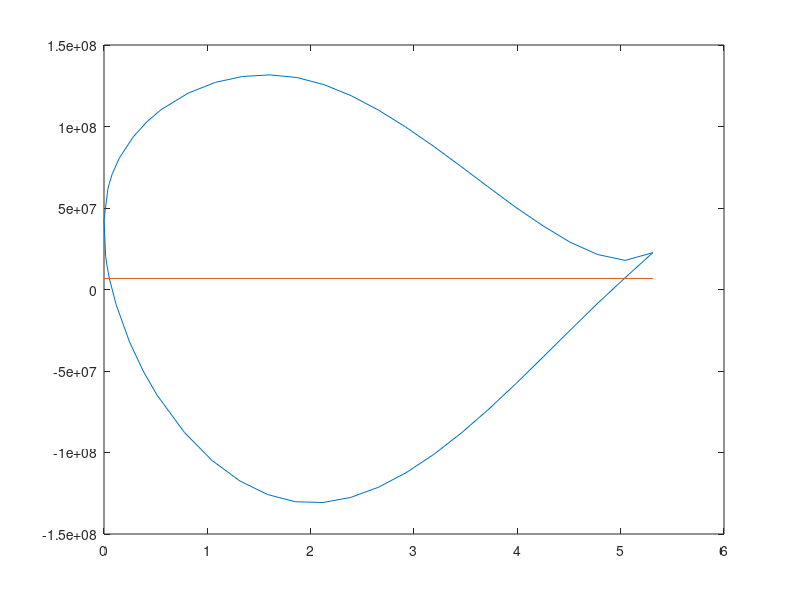

MATLAB code for this plot:
clc; clear all;
%%
load('loads.mat') ;
a=load('n63415-il.dat') ;
c=1.6190 ;
z=-a(:,1)*c*3.28084*0.01;
y= a(:,2)*c*3.28084*0.01;
spar1_ytop=0.1517*3.28084;
spar1_ybot=-0.08855*3.28084;
spar1_z=-0.3*c*3.28084;
spar2_ytop=0.09546*3.28084;
spar2_ybot=-0.031975*3.28084;
spar2_z=-0.7*c*3.28084;
b1=(spar1_ytop-spar1_ybot);
b2=(spar2_ytop-spar2_ybot);
%% thicknesses and Modulus
tw=0.004*3.28084;
tf=tw/2; 
tsc=0.002*3.28084;
hw1=(spar1_ytop-spar1_ybot-2*(tf+tsc));
hw2=(spar2_ytop-spar2_ybot-2*(tf+tsc));
E_al= 1.5351*10^9*32.1522;
E_steel= 4.2*10^9*32.1522;
E_star=E_steel/E_al;
ybar=[(spar1_ytop+spar1_ybot)/2,(spar2_ytop+spar2_ybot)/2];
zbar=[spar1_z,spar2_z];
%% Areas of individual parts
A1=[b1*tsc,b1*tsc,b1*tf,b1*tf,tw*hw1];
A2=[b2*tsc,b2*tsc,b2*tf,b2*tf,tw*hw2];
E=[E_steel,E_steel,E_al,E_al,E_al];
E_star_spar= (1/E_al).*E ;

%% finding spar centroid
A_star_i=[dot(A1,E_star_spar),dot(A2,E_star_spar)];
Sigma_A_star = sum(A_star_i) ;
y_cent= dot(A_star_i,ybar)/Sigma_A_star ;
z_cent= dot(A_star_i,zbar)/Sigma_A_star;


%% Finding Moment of Inertia for spars
Izz1=2*((E_star*(b1*tsc^3/12))+(A1(1)*E_star*((tsc+2*tf+hw1)/2)^2))+ 2*(((b1*tf^3/12))+(A1(3)*((tw/4)+(hw1/2))^2))+ (tw*hw1^3/12);
Iyy1=2*E_star*(tsc*b1^3/12)+2*(tf*b1^3/12)+ (hw1*tw^3/12);
Izz2=2*((E_star*(b2*tsc^3/12))+(A2(1)*E_star*((tsc+2*tf+hw1)/2)^2))+ 2*(((b2*tf^3/12))+(A2(3)*((tw/4)+(hw2/2))^2))+ (tw*hw2^3/12);
Iyy2=2*E_star*(tsc*b2^3/12)+2*(tf*b2^3/12)+ (hw2*tw^3/12);


%% total MOI stringers + spars
Iyy_total=Iyy1+ (A_star_i(1))*(zbar(1)-z_cent)^2 + Iyy2+ (A_star_i(2))*(zbar(2)-z_cent)^2  ;
Izz_total=Izz1+ (A_star_i(1))*(ybar(1)-y_cent)^2 + Izz2+ (A_star_i(2))*(ybar(2)-y_cent)^2  ;    
Iyz_total=((A_star_i(1))*(ybar(1)-y_cent)*(zbar(1)-z_cent) + (A_star_i(2))*(zbar(2)-z_cent)*(ybar(2)-y_cent)) ;
%% finding V_xx, W_xx
A=[-E_al*Iyz_total,-E_al*Iyy_total ; E_al*Izz_total,E_al*Iyz_total];
M=[M_y_due_to_D(1),M_z_due_to_L(1)];
%M=[855620,7376500]
v=A\M';
%% finding sigma_xx
F_S = 1.5 ;
epsilon_xx= (-(y-y_cent)*v(1)-(z-z_cent)*v(2));  %conversion from meter to feet
sigma_xx= F_S*E_al*epsilon_xx;
sigma_yield= [6804000,6804000]; %32.1522 %psi
z1=[-5.3117,0];
figure(1)
plot(-z,sigma_xx)
hold on ; plot(-z1,sigma_yield);
